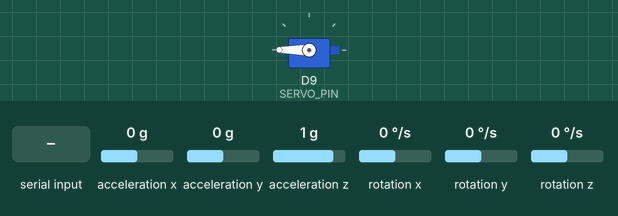
The sketch below on a simulated Arduino Nano 33 BLE. Parts: servo. Inputs (shaded band) come from the test bench; at power-on: acceleration x 0 g, acceleration y 0 g, acceleration z 1 g, rotation x 0 °/s, rotation y 0 °/s, rotation z 0 °/s. Storage starts empty; what the sketch prints to the serial monitor is not drawn.

Above: at 3.1 s.
At 5.1 s:
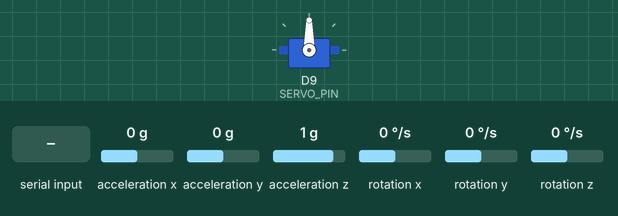
5.2 s: "S" received over Serial
Timing chart, 0 to 8.2 s (numbered marks = the images above; inputs shaded):
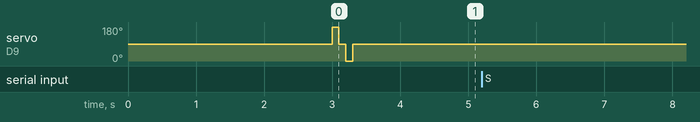

The sketch:

RocketprogrammeV5.ino
```cpp
// libraries
#include <ArduinoBLE.h>
#include <Arduino_LSM9DS1.h>
#include <SPI.h>
#include <SD.h>
#include <Servo.h>

#define SD_CHIP_SELECT 10 // SD card pin
#define SERVO_PIN 9       // Servo Pin

// Flight states
enum FlightState { WAITING, IDLE, LIFTOFF, BURNOUT, APOGEE, TOUCHDOWN };
FlightState state = WAITING;

// LED flashing variables
bool LEDflash = false;        // Define if LED flashes or not
const long LEDinterval = 500; // how fast LED flashes
unsigned long LEDTimer = 0;
bool ledState = false;        // define the state (on or off) the LED is at.

// Other flags to prevent repeated actions.
static bool datalogging = false;
static bool servoRotated = false;

// Variables to keep track of flight time.
unsigned long flightTime = 0;
unsigned long liftoffTime = 0;
const long autoThreshhold = 6500; // define how long until servo auto rotates.

Servo servo;    // name the call to servo
File dataFile;  // name the call to sd card file

// define acceleration & gyro in x, y, z:
float accelX, accelY, accelZ;   // Acceleration in X, Y, Z axes
float gyroX, gyroY, gyroZ;      // Gyroscope in X, Y, Z axes
float angleY = 0, angleZ = 0;   // define the total angle from gyro to 0
float totalAccel;               // Variable to store total acceleration in 'g'
unsigned long imuTimer;         // define previous time to calculate total gyro displacement.

// sets LED call
void setLED(bool r, bool g, bool b) {
  digitalWrite(LEDR, r);
  digitalWrite(LEDG, g);
  digitalWrite(LEDB, b);
}

// sets servo rotate call
void rotateServo() {
  servo.write(180);
  delay(1000);
  servo.write(90);
}

// turns on LED and slightly rotates servo at beginning of oporation.
void setup() {
  Serial.begin(9600);
  setLED(HIGH, HIGH, LOW);  // blue = IDLE
  servo.attach(SERVO_PIN);
  delay(2000);

  Serial.println("Quick Servo Testing");
  delay(1000);
  servo.write(180);
  delay(100);
  servo.write(90);
  delay(100);
  servo.write(0);
  delay(100);
  servo.write(90);
  delay(1000);
  Serial.println("Quick Servo Test Complete");

  begin();
}

void begin() {
  Serial.println("Type 'S' to begin, 'T' to test servo motor: ");
  while (true) {
    if (Serial.available()) {
      char command = Serial.read();
      if (command == 'S') {
        state = IDLE;
        setLED(HIGH, HIGH, LOW);  // blue
        Serial.println("Starting...");
        break;
      } else if (command == 'T') {
        setLED(HIGH, LOW, HIGH);  // green
        Serial.println("Testing Servo...");
        rotateServo();
        Serial.println("Servo Test Complete!");
      }
    }
  }
}

// all flight oporations take place in the loop function.
void loop() {
  if (state == IDLE) {
    imuTimer = millis();
    LEDflash = true;

    // initialize IMU
    if (!IMU.begin()) {
      Serial.println("IMU initialization failed!");
      state = WAITING;
      begin();
    } else {
      Serial.println("IMU initialized!");
    }

    // initialize SD card
    if (!SD.begin(SD_CHIP_SELECT)) {
      Serial.println("SD card initialization failed!");
      state = WAITING;
      begin();
    } else {
      Serial.println("SD module initialized!");
    }

    // initialize data logging
    dataFile = SD.open("IMU_DATA.txt", FILE_WRITE);
    if (dataFile) {
      Serial.println("File Opened!");
      dataFile.println("Time, AccelX, Total Accel, Gyro Y, Gyro Z");
    } else {
      Serial.println("Error opening file");
      state = WAITING;
      begin();
    }
  }

  while (state != WAITING) {
    flightTime = millis() - liftoffTime;

    // auto rotate servo if it has not already after a set interval.
    if (!servoRotated && state != IDLE && flightTime >= autoThreshhold) {
      rotateServo();
      Serial.println("Auto Rotating Servo!");
      dataFile.println("Auto Rotating Servo!");
      servoRotated = true;
    }

    // begin data logging
    if (IMU.accelerationAvailable() && IMU.gyroscopeAvailable()) {
      IMU.readAcceleration(accelX, accelY, accelZ);
      IMU.readGyroscope(gyroX, gyroY, gyroZ);

      // Calculate time difference (deltaTime)
      unsigned long currentTime = millis();
      float deltaTime = (currentTime - imuTimer) / 1000.0;
      imuTimer = currentTime;

      // Integrate angular velocity (gyroscope) to estimate total angle (in degrees)
      angleY += gyroY * deltaTime;
      angleZ += gyroZ * deltaTime;

      // Calculate total acceleration in 'g'
      totalAccel = sqrt(accelX * accelX + accelY * accelY + accelZ * accelZ);

      if (dataFile) {
        static bool dataloggingprint = false;
        dataFile.print(flightTime);
        dataFile.print(", ");
        dataFile.print(accelX);
        dataFile.print(", ");
        dataFile.print(totalAccel);
        dataFile.print("°, ");
        dataFile.print(angleY);
        dataFile.print("°, ");
        dataFile.println(angleZ);

        Serial.print(flightTime);
        Serial.print(", ");
        Serial.print(accelX);
        Serial.print(", ");
        Serial.print(totalAccel);
        Serial.print(", ");
        Serial.print(angleY);
        Serial.print("°, ");
        Serial.println(angleZ);

        dataFile.flush(); // ensure data is logged in real-time, not just at the end.

        if (!dataloggingprint) {
          dataloggingprint = true;
          Serial.println("Beginning Data logging!");
        }
      } else {
        static bool errorPrinted = false;
        if (!errorPrinted) {
          Serial.println("Error writing the data to SD card!");
          errorPrinted = true;
          state = WAITING;
        }
      }
    }

    // Detect liftoff
    if (state == IDLE && totalAccel >= 1.75) {
      state = LIFTOFF;
      liftoffTime = millis();
      Serial.println("Liftoff Detected!");
      dataFile.println("Liftoff Detected!");
    }

    // Detect burnout
    if (state == LIFTOFF && totalAccel <= 0.45) {
      state = BURNOUT;
      Serial.println("Burnout Detected!");
      dataFile.println("Burnout Detected!");
      angleY = 0;
      angleZ = 0;
    }

    // Detect apogee
    if (state == BURNOUT && !servoRotated &&
        (totalAccel >= 0.95 || abs(angleZ) >= 65 || abs(angleY) >= 65)) {
      state = APOGEE;
      Serial.println("Apogee Detected!");
      dataFile.println("Apogee Detected!");
    }

    // rotate servo at apogee
    if (state == APOGEE && !servoRotated) {
      rotateServo();
      Serial.println("Rotating Servo!");
      dataFile.println("Rotating Servo!");
      servoRotated = true;
    }

    // detect touchdown
    if (state == APOGEE && totalAccel >= 1.5) {
      state = TOUCHDOWN;
      Serial.println("Touchdown Detected!");
      dataFile.println("Touchdown Detected!");
    }

    // stop programme after 10 seconds if touchdown occured.
    if (state == TOUCHDOWN) {
      LEDflash = false;
      delay(10000);
      Serial.println("Ending programme!");
      dataFile.println("Ending programme!");
      setLED(HIGH, HIGH, HIGH);  // all off
      dataFile.close();
      while (1);
    }

    // flash LED during flight.
    if (LEDflash) {
      unsigned long currentMillis = millis();
      if (currentMillis - LEDTimer >= LEDinterval) {
        LEDTimer = currentMillis;
        ledState = !ledState;
        digitalWrite(LEDB, ledState ? LOW : HIGH);
      }
    }
  }
}
```
